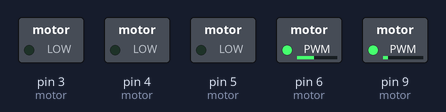
Bench run of a sketch on a simulated Arduino Uno, built with avr-gcc and run on an emulated ATmega328P. On the bench: switched loads named in the sketch (green lamp = pin HIGH). What the sketch prints to the serial monitor is not drawn.

Above: at 0.35 s.
At 1.15 s:
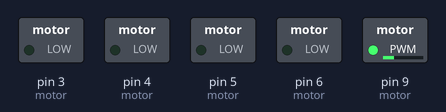
At 1.7 s:
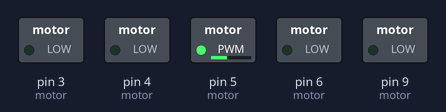
At 3.3 s:
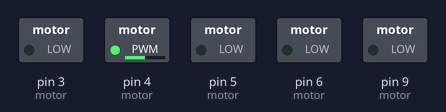
At 4.85 s:
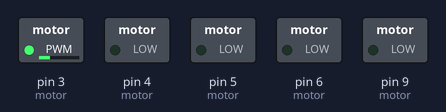
At 6.3 s:
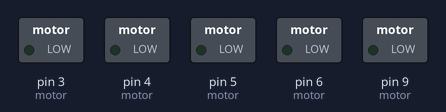
Timing chart, 0 to 8.1 s (numbered marks = the images above):
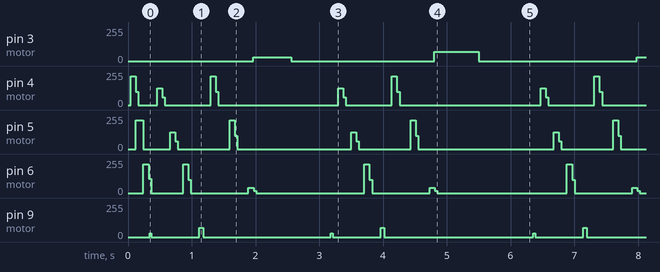

The sketch:

Controlador_Brzo.ino
```cpp
int cod = 80;
int munec = 80;
int man = 80;

int direccion = 90;
int das = 1;
int est = 80;

void setup() {
  Serial.begin(9600);

  pinMode(3,OUTPUT);
  pinMode(9,OUTPUT);
  pinMode(4,OUTPUT);
  pinMode(5,OUTPUT);
  pinMode(6,OUTPUT);


  sMotor(4,180);
  sMotor(5,180);
  sMotor(6,180);
}

void loop() {
  //

  //String Datos = Serial.readStringUntil('\n');
  String Datos = "2-3;390;490;5180;2+6;3180;4180;50;1-60;2-3;390;490;5180;2+6;3180;4180;50;1+70;";
  //String Datos = "1+50;";
  if(Datos != 0 && Datos != "")
  Serial.println(Datos);

  int numL = 0;
  for(int i=0;i<Datos.length();i++){
    if(Datos.substring(i,i+1)== ";"){
      numL++;
    }
  }
  for(int i=0;i<numL+1;i++){
    String Dato = split(Datos,";",i,numL);
    int motor = 0;
    int t = 0;
    switch(Dato.substring(0,1).toInt()){
      case 1:
        motor = 3;
      break;
      case 2:
        motor = 9;
      break;
      case 3:
        motor = 4;
      break;
      case 4:
        motor = 5;
      break;
      case 5:
        motor = 6;
      break;
    }

    if(Dato.substring(0,1).toInt() == 1 || Dato.substring(0,1).toInt() == 2){
      if(Dato.substring(1,2)=="+")
        direccion = 70;
      else if(Dato.substring(1,2)=="-")
        direccion = 30;

      int veces = Dato.substring(2).toInt();
      t = veces*10;
      analogWrite(motor,direccion);
      delay(t);
      analogWrite(motor,0);
    } else {
      int grados = Dato.substring(1).toInt();
      t = grados;
      sMotor(motor,grados);
    }
    delay(t);
  }
}

void sMotor(int motor,int grado){
  int ms = 1000;
  int grados = map(grado,0,180,145,840);
  for(int Hz = 0;Hz < 100;Hz++){
     digitalWrite(motor,HIGH);
     delayMicroseconds(grados);
     digitalWrite(motor,LOW);
     delayMicroseconds(ms-grados);
  }
}

String split(String cadena,String separador, int pos,int numL){
  String commands[numL] = {};
  int Parray = 0;
  for(int i=0;i<cadena.length();i++){
    if(cadena.substring(i,i+1)!= separador){
      commands[Parray] = commands[Parray]+cadena.substring(i,i+1);
    } else {
      Parray++;
    }
  }
  return commands[pos];
}
```

Measured:
- by itself, pin 3 (motor): repeats every 6.0 s: 0/255 2.2 s, 70/255 0.70 s, 0/255 2.5 s, 30/255 0.60 s
- by itself, pin 9 (motor): repeats every 6.0 s: 0/255 0.75 s, 70/255 0.06 s, 0/255 2.0 s, 30/255 0.03 s, 0/255 0.75 s, 70/255 0.06 s, 0/255 2.3 s, 30/255 0.03 s
- by itself, pin 5 (motor): repeats every 6.0 s: 127/255 0.08 s, 58/255 0.04 s, 0/255 0.81 s, 214/255 0.08 s, 100/255 0.04 s, 0/255 1.8 s, 127/255 0.08 s, 58/255 0.04 s, 0/255 0.81 s, 214/255 0.08 s, 100/255 0.04 s, 0/255 2.1 s
